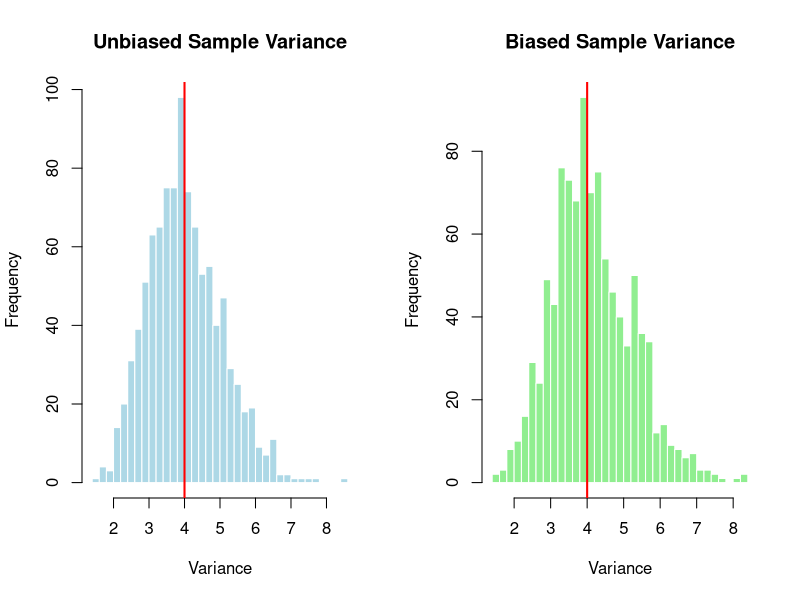

R code for this plot:
# Parameters
set.seed(123)
mu <- 5
sigma <- 2
n <- 30
N_sim <- 1000

# Simulation
sample_vars <- replicate(N_sim, var(rnorm(n, mu, sigma)))  # Unbiased variance
biased_vars <- replicate(N_sim, sum((rnorm(n, mu, sigma) - mean(rnorm(n, mu, sigma)))^2) / n)  # Biased variance

# Graphical Output
par(mfrow = c(1, 2))
hist(sample_vars, breaks = 30, col = "lightblue", main = "Unbiased Sample Variance", xlab = "Variance", border = "white")
abline(v = sigma^2, col = "red", lwd = 2)
hist(biased_vars, breaks = 30, col = "lightgreen", main = "Biased Sample Variance", xlab = "Variance", border = "white")
abline(v = sigma^2, col = "red", lwd = 2)

# Summary Statistics
cat("Mean of Unbiased Variances:", mean(sample_vars), "\n")
cat("Mean of Biased Variances:", mean(biased_vars), "\n")
cat("True Population Variance:", sigma^2, "\n")
